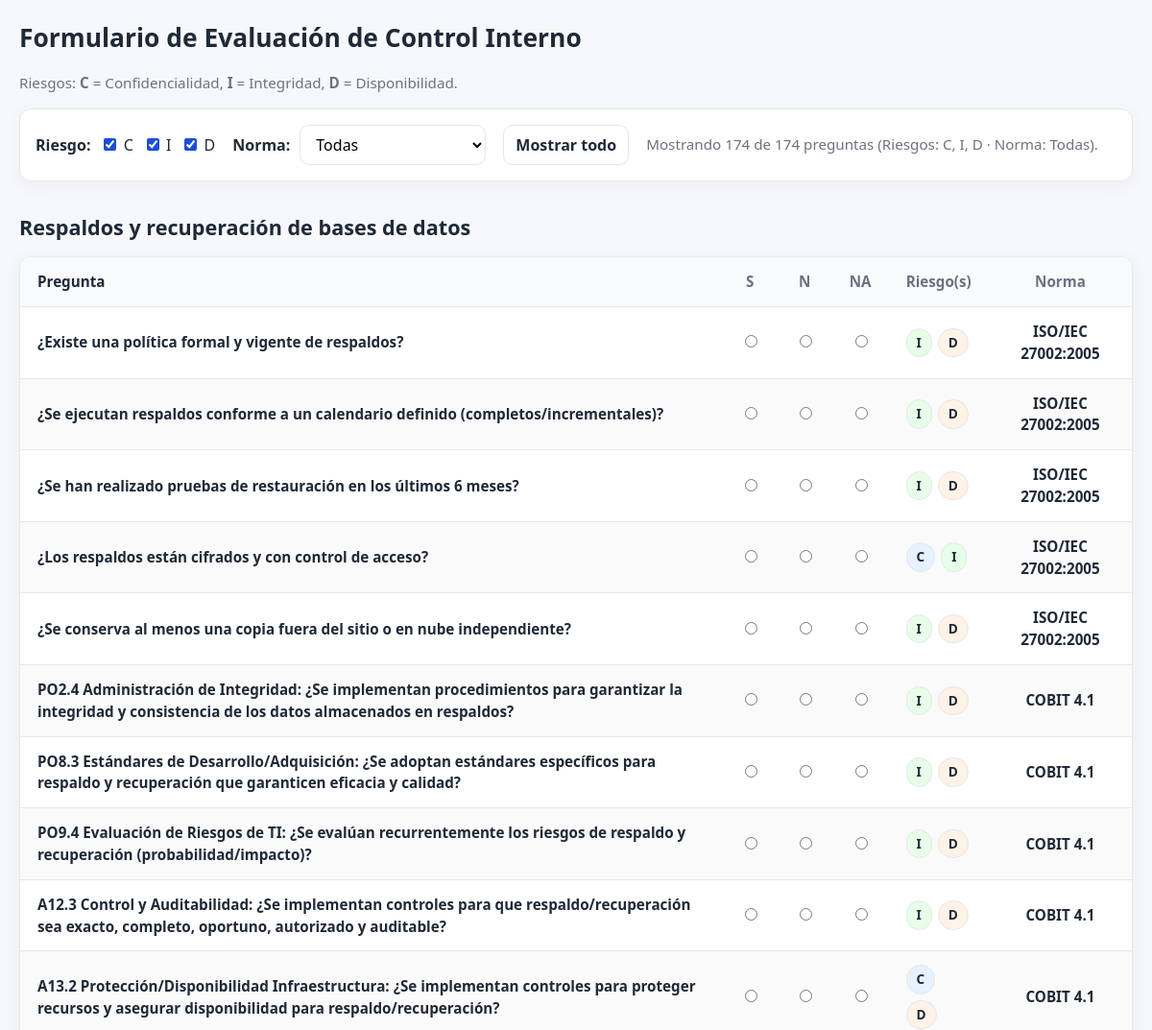
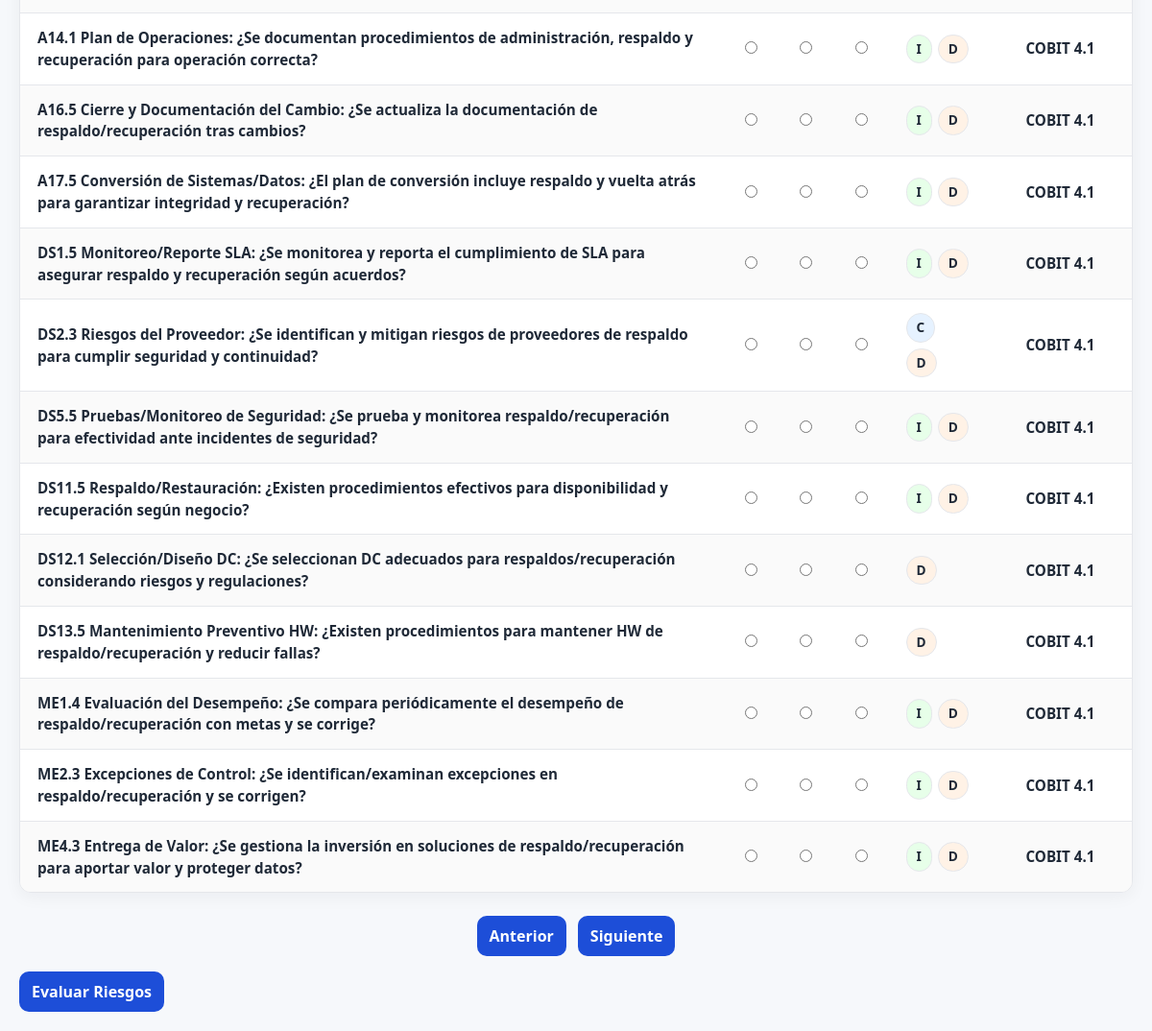
The page /evaluacion_form/run.php on the database its author committed (2 pictures, top to bottom).
### tables this page shows
CREATE TABLE TA (
  Id INT AUTO_INCREMENT,
  Nombre VARCHAR(100) NOT NULL,
  CONSTRAINT PK_TA PRIMARY KEY (Id)
);

CREATE TABLE RE (
  Id INT AUTO_INCREMENT,
  Nombre VARCHAR(200) NOT NULL,
  Texto TEXT NOT NULL,
  NormaId INT NOT NULL,
  CONSTRAINT PK_RE PRIMARY KEY (Id),
  CONSTRAINT FK_RE_Norma FOREIGN KEY (NormaId) REFERENCES Norma(Id) ON DELETE CASCADE
);

CREATE TABLE Norma (
  Id INT AUTO_INCREMENT,
  Nombre VARCHAR(100) NOT NULL,
  CONSTRAINT PK_Norma PRIMARY KEY (Id)
);

### evaluacion_form/modelo.php (called while the page is built, shortened)
<?php
require_once __DIR__ . '/../config/config.php';
function getTareas()
{
    global $pdo;
    $sql = "SELECT Id, Nombre FROM TA ORDER BY Id";
    return $pdo->query($sql)->fetchAll();
}
function getRequisitosPorTarea($taId)
{
    global $pdo;
    $sql = "
        SELECT RE.Id, RE.Nombre, RE.Texto, RE.NormaId
        FROM RE
        JOIN TR ON TR.REId = RE.Id
        WHERE TR.TAId = ?
        ORDER BY RE.Id
    ";
    $stmt = $pdo->prepare($sql);
    $stmt->execute([$taId]);
    return $stmt->fetchAll();
}
function getRiesgosPorRequisito($reId)
{
    global $pdo;
    $sql = "
        SELECT RI.Nombre, RI.Tipo
        FROM RI
        JOIN Re_Ri ON Re_Ri.RIId = RI.Id
        WHERE Re_Ri.REId = ?
        ORDER BY RI.Id
    ";
    $stmt = $pdo->prepare($sql);
    $stmt->execute([$reId]);
    return $stmt->fetchAll();
}
function getNormaPorRequisito($reId)
{
    global $pdo;
    $sql = "
        SELECT Norma.Nombre
        FROM Norma
        JOIN RE ON RE.NormaId = Norma.Id
        WHERE RE.Id = ?
    ";
    $stmt = $pdo->prepare($sql);
    $stmt->execute([$reId]);
    return $stmt->fetchColumn();
}

### evaluacion_form/run.php (the view, shortened to what this page needs)
<?php
require_once 'modelo.php';
$tareas = getTareas();
$labels = ['C' => 'Confidencialidad', 'I' => 'Integridad', 'D' => 'Disponibilidad'];
$normaSeleccionada = isset($_GET['norma']) ? (int)$_GET['norma'] : 0;
?>
<!DOCTYPE html>
<html lang="es">
<head>
    <link rel="stylesheet" href="../css/styles.css">
</head>
<body>
    <div class="page">
        <h1>Formulario de Evaluación de Control Interno</h1>
        <p class="legend">
            Riesgos: <strong>C</strong> = Confidencialidad, <strong>I</strong> = Integridad, <strong>D</strong> = Disponibilidad.
        </p>
        <div class="controls card" id="semaphore">
            <div class="group">
                <strong>Riesgo:</strong>
                <label><input type="checkbox" class="risk-filter" value="C" checked> C</label>
                <label><input type="checkbox" class="risk-filter" value="I" checked> I</label>
                <label><input type="checkbox" class="risk-filter" value="D" checked> D</label>
            </div>
            <div class="group">
                <strong>Norma:</strong>
                <select id="normaSelect">
                    <option value="0" <?php echo $normaSeleccionada === 0 ? 'selected' : ''; ?>>Todas</option>
                </select>
            </div>
            <button type="button" id="resetFilters">Mostrar todo</button>
            <div class="muted" id="filterStatus"></div>
        </div>
        <form action="procesar.php" method="post">
            <?php if (empty($tareas)): ?>
                <p>No hay actividades registradas.</p>
            <?php else: ?>
                <?php foreach ($tareas as $index => $tarea): ?>
                    <div class="tarea-block" data-index="<?php echo $index; ?>">
                        <h2 class="tarea-title"><?php echo htmlspecialchars($tarea['Nombre']); ?></h2>
                        <table class="tarea-table">
                            <thead>
                                <tr>
                                    <th>Pregunta</th>
                                    <th>S</th>
                                    <th>N</th>
                                    <th>NA</th>
                                    <th>Riesgo(s)</th>
                                    <th>Norma</th>
                                </tr>
                            </thead>
                            <tbody>
                                <?php
                                $requisitos = getRequisitosPorTarea($tarea['Id']);
                                foreach ($requisitos as $re):
                                    $riesgos = getRiesgosPorRequisito($re['Id']);
                                    $normaNombre = getNormaPorRequisito($re['Id']);
                                    $normaId = (int)($re['NormaId'] ?? 0);
                                    $name = "respuesta_" . $tarea['Id'] . "_" . $re['Id'];
                                    $keys = [];
                                    foreach ($riesgos as $r) {
                                        $k = strtoupper(substr($r['Tipo'], 0, 1));
                                        if (in_array($k, ['C', 'I', 'D'], true)) $keys[] = $k;
                                    }
                                    $keys = array_values(array_unique($keys));
                                    $dataRisks = implode(',', $keys);
                                    $chips = '<div class="chips">';
                                    foreach ($keys as $k) {
                                        $title = $labels[$k] ?? $k;
                                        $chips .= '<span class="riesgo" title="' . htmlspecialchars($title) . '">' . $k . '</span>';
                                    }
                                    $chips .= '</div>';
                                ?>
                                    <tr class="re-row"
                                        data-risks="<?php echo htmlspecialchars($dataRisks); ?>"
                                        data-norma="<?php echo $normaId; ?>">
                                        <td><?php echo htmlspecialchars($re['Texto']); ?></td>
                                        <td><input type="radio" name="<?php echo $name; ?>" value="S" required></td>
                                        <td><input type="radio" name="<?php echo $name; ?>" value="N"></td>
                                        <td><input type="radio" name="<?php echo $name; ?>" value="NA"></td>
                                        <td><?php echo $chips; ?></td>
                                        <td><?php echo htmlspecialchars($normaNombre); ?></td>
                                    </tr>
                                <?php endforeach; ?>
                            </tbody>
                        </table>
                    </div>
                <?php endforeach; ?>
                <div class="nav-controls">
                    <button type="button" id="prevTarea">Anterior</button>
                    <button type="button" id="nextTarea">Siguiente</button>
                </div>
                <button type="submit">Evaluar Riesgos</button>
            <?php endif; ?>
        </form>
    </div>
</body>
</html>

### css/styles.css (style rules this page uses)
:root { --bg: #f6f8fb; --card: #ffffff; --ink: #1f2937; --muted: #6b7280; --line: #e5e7eb; --brand: #1d4ed8; --brand-ink: #ffffff; --chip: #e9eef7; --chip-ink: #1f2937; --ok: #8ee88f; --warn: #ede68e; --bad: #ef5f72; --off: #eeeeee; --focus: #93c5fd; --focus-ring: 0 0 0 3px rgba(147, 197, 253, 0.75); }
* { box-sizing: border-box; }
html, body { height: 100%; }
body { margin: 0; font-family: system-ui, -apple-system, "Segoe UI", Roboto, Arial, "Noto Sans", "Helvetica Neue", sans-serif; color: var(--ink); background: var(--bg); line-height: 1.5; }
main, body > form, .grid, .page { max-width: 1240px; margin: 0 auto; }
h1, h2, h3 { margin: 0 0 0.5rem; }
h1 { font-size: clamp(1.4rem, 2.2vw, 2rem); }
h2 { font-size: clamp(1.1rem, 1.8vw, 1.35rem); margin-top: 1.25rem; }
.legend, .muted { color: var(--muted); font-size: 0.95rem; }
.page { padding: 20px; }
.card { background: var(--card); border: 1px solid var(--line); border-radius: 12px; padding: 16px; box-shadow: 0 6px 20px rgba(17, 24, 39, 0.04); }
.controls { display: flex; flex-wrap: wrap; gap: 12px 18px; align-items: center; margin: 12px 0 18px; }
.controls .group { display: flex; align-items: center; gap: 10px; }
.controls strong { font-weight: 600; }
.controls label { user-select: none; }
select, button, input[type="radio"], input[type="checkbox"] { accent-color: var(--brand); }
select, button { font: inherit; padding: 8px 12px; border: 1px solid var(--line); border-radius: 10px; background: #fff; }
button { background: var(--brand); color: var(--brand-ink); border-color: transparent; cursor: pointer; font-weight: 600; transition: transform 0.02s ease-in-out, box-shadow 0.12s; }
#resetFilters { background: #fff; color: var(--ink); border: 1px solid var(--line); }
table { width: auto; min-width: 600px; border-collapse: separate; border-spacing: 0; background: var(--card); border: 1px solid var(--line); border-radius: 12px; overflow: hidden; box-shadow: 0 4px 18px rgba(17, 24, 39, 0.05); margin: 0 auto 24px; }
th, td { text-align: center; padding: 14px 18px; border-bottom: 1px solid var(--line); font-size: 0.95rem; }
th { background: #f9fafb; font-weight: 600; color: var(--muted); white-space: nowrap; }
tr:last-child td { border-bottom: none; }
td:first-child, th:first-child { text-align: left; font-weight: 600; color: var(--ink); }
td:last-child { font-weight: 600; }
tr:nth-child(even) td { background: #fafafa; }
.tarea-title { margin-top: 26px; padding: 6px 0; font-weight: 700; }
.chips { display: flex; gap: 6px; flex-wrap: wrap; }
.riesgo { font-weight: 700; font-size: 0.85rem; display: inline-block; padding: 4px 10px; border-radius: 999px; background: var(--chip); color: var(--chip-ink); border: 1px solid var(--line); }
.riesgo[title*="Confidencialidad"] { background: #e6f2ff; }
.riesgo[title*="Integridad"] { background: #e7ffe9; }
.riesgo[title*="Disponibilidad"] { background: #fff2e6; }
.nav-controls { display: flex; justify-content: center; align-items: center; flex-wrap: wrap; gap: 12px; margin: 1em 0; }
#semaphore { transition: background 0.3s ease; }

### rows shown on the page
ta: Nombre "Respaldos y recuperación de bases de datos"
re: Texto "¿Existe una política formal y vigente de respaldos?", k "I", k "D", Id.Nombre "ISO/IEC 27002:2005"
re: Texto "¿Se ejecutan respaldos conforme a un calendario definido (completos/incrementales)?", k "I", k "D", Id.Nombre "ISO/IEC 27002:2005"
re: Texto "¿Se han realizado pruebas de restauración en los últimos 6 meses?", k "I", k "D", Id.Nombre "ISO/IEC 27002:2005"
re: Texto "¿Los respaldos están cifrados y con control de acceso?", k "C", k "I", Id.Nombre "ISO/IEC 27002:2005"
re: Texto "¿Se conserva al menos una copia fuera del sitio o en nube independiente?", k "I", k "D", Id.Nombre "ISO/IEC 27002:2005"
re: Texto "PO2.4 Administración de Integridad: ¿Se implementan procedimientos para garantizar la integridad y consistencia de los datos almacenados en respaldos?", k "I", k "D", Id.Nombre "COBIT 4.1"
re: Texto "PO8.3 Estándares de Desarrollo/Adquisición: ¿Se adoptan estándares específicos para respaldo y recuperación que garanticen eficacia y calidad?", k "I", k "D", Id.Nombre "COBIT 4.1"
re: Texto "PO9.4 Evaluación de Riesgos de TI: ¿Se evalúan recurrentemente los riesgos de respaldo y recuperación (probabilidad/impacto)?", k "I", k "D", Id.Nombre "COBIT 4.1"
re: Texto "A12.3 Control y Auditabilidad: ¿Se implementan controles para que respaldo/recuperación sea exacto, completo, oportuno, autorizado y auditable?", k "I", k "D", Id.Nombre "COBIT 4.1"
re: Texto "A13.2 Protección/Disponibilidad Infraestructura: ¿Se implementan controles para proteger recursos y asegurar disponibilidad para respaldo/recuperación?", k "C", k "D", Id.Nombre "COBIT 4.1"
re: Texto "A14.1 Plan de Operaciones: ¿Se documentan procedimientos de administración, respaldo y recuperación para operación correcta?", k "I", k "D", Id.Nombre "COBIT 4.1"
re: Texto "A16.5 Cierre y Documentación del Cambio: ¿Se actualiza la documentación de respaldo/recuperación tras cambios?", k "I", k "D", Id.Nombre "COBIT 4.1"
re: Texto "A17.5 Conversión de Sistemas/Datos: ¿El plan de conversión incluye respaldo y vuelta atrás para garantizar integridad y recuperación?", k "I", k "D", Id.Nombre "COBIT 4.1"
re: Texto "DS1.5 Monitoreo/Reporte SLA: ¿Se monitorea y reporta el cumplimiento de SLA para asegurar respaldo y recuperación según acuerdos?", k "I", k "D", Id.Nombre "COBIT 4.1"
re: Texto "DS2.3 Riesgos del Proveedor: ¿Se identifican y mitigan riesgos de proveedores de respaldo para cumplir seguridad y continuidad?", k "C", k "D", Id.Nombre "COBIT 4.1"
re: Texto "DS5.5 Pruebas/Monitoreo de Seguridad: ¿Se prueba y monitorea respaldo/recuperación para efectividad ante incidentes de seguridad?", k "I", k "D", Id.Nombre "COBIT 4.1"
re: Texto "DS11.5 Respaldo/Restauración: ¿Existen procedimientos efectivos para disponibilidad y recuperación según negocio?", k "I", k "D", Id.Nombre "COBIT 4.1"
re: Texto "DS12.1 Selección/Diseño DC: ¿Se seleccionan DC adecuados para respaldos/recuperación considerando riesgos y regulaciones?", k "D", Id.Nombre "COBIT 4.1"
re: Texto "DS13.5 Mantenimiento Preventivo HW: ¿Existen procedimientos para mantener HW de respaldo/recuperación y reducir fallas?", k "D", Id.Nombre "COBIT 4.1"
re: Texto "ME1.4 Evaluación del Desempeño: ¿Se compara periódicamente el desempeño de respaldo/recuperación con metas y se corrige?", k "I", k "D", Id.Nombre "COBIT 4.1"
re: Texto "ME2.3 Excepciones de Control: ¿Se identifican/examinan excepciones en respaldo/recuperación y se corrigen?", k "I", k "D", Id.Nombre "COBIT 4.1"
re: Texto "ME4.3 Entrega de Valor: ¿Se gestiona la inversión en soluciones de respaldo/recuperación para aportar valor y proteger datos?", k "I", k "D", Id.Nombre "COBIT 4.1"
